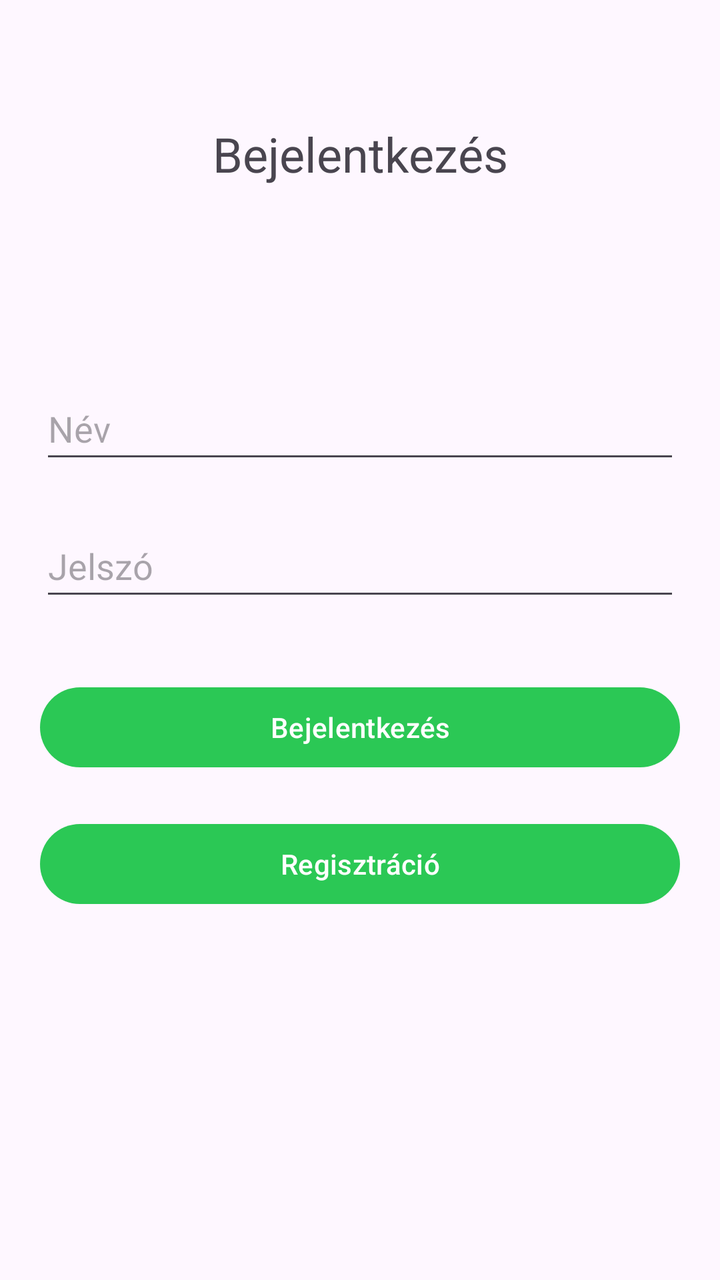
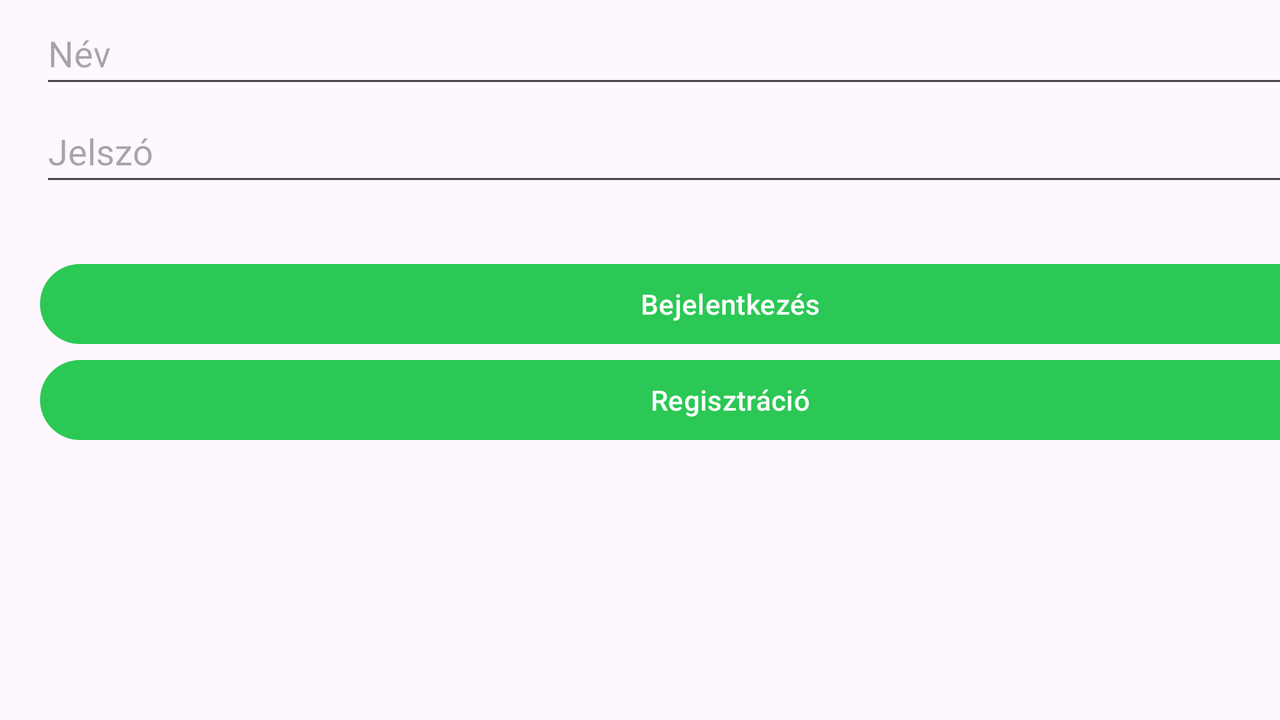

First picture: res/layout/ on a phone held upright. Second picture: the repository's own variant of that layout, on a device whose configuration matches the variant's folder. Source for both follows.
<!-- AndroidManifest.xml: application theme Theme.HF -->
<!-- res/layout/activity_main.xml -->
<?xml version="1.0" encoding="utf-8"?>
<androidx.constraintlayout.widget.ConstraintLayout xmlns:android="http://schemas.android.com/apk/res/android"
    xmlns:app="http://schemas.android.com/apk/res-auto"
    xmlns:tools="http://schemas.android.com/tools"
    android:layout_width="match_parent"
    android:layout_height="match_parent">

    <TextView
        android:id="@+id/registrationTextView"
        android:layout_width="match_parent"
        android:layout_height="wrap_content"
        android:text="@string/Bej"
        android:textAlignment="center"
        android:textSize="24sp"
        app:layout_constraintBottom_toBottomOf="parent"
        app:layout_constraintTop_toTopOf="parent"
        app:layout_constraintVertical_bias="0.100"
        tools:layout_editor_absoluteX="27dp" />

    <EditText
        android:id="@+id/editTextUsername"
        android:layout_width="match_parent"
        android:layout_height="48dp"
        android:layout_marginTop="16dp"
        android:autofillHints=""
        android:ems="10"
        android:layout_marginStart="20dp"
        android:layout_marginEnd="20dp"
        android:hint="@string/Name"
        android:inputType="text"
        app:layout_constraintBottom_toBottomOf="parent"
        app:layout_constraintTop_toTopOf="parent"
        app:layout_constraintVertical_bias="0.300"
        tools:layout_editor_absoluteX="16dp" />

    <EditText
        android:id="@+id/editTextPassword"
        android:layout_width="match_parent"
        android:layout_height="48dp"
        android:layout_marginBottom="150dp"
        android:autofillHints=""
        android:ems="10"
        android:layout_marginStart="20dp"
        android:layout_marginEnd="20dp"
        android:hint="@string/Pw"
        android:inputType="textPassword"
        app:layout_constraintBottom_toBottomOf="parent"
        app:layout_constraintTop_toBottomOf="@+id/editTextUsername"
        app:layout_constraintVertical_bias="0.100"
        tools:layout_editor_absoluteX="16dp" />

    <Button
        android:id="@+id/loginButton"
        android:layout_width="0dp"
        android:layout_height="48dp"
        android:text="@string/Login"
        android:onClick="Login"
        app:backgroundTint="#2BC855"
        android:layout_marginStart="20dp"
        android:layout_marginEnd="20dp"
        app:layout_constraintBottom_toBottomOf="parent"
        app:layout_constraintEnd_toEndOf="parent"
        app:layout_constraintHorizontal_bias="0.0"
        app:layout_constraintStart_toStartOf="parent"
        app:layout_constraintTop_toBottomOf="@+id/editTextPassword"
        app:layout_constraintVertical_bias="0.120" />

    <Button
        android:id="@+id/registerButton"
        android:layout_width="0dp"
        android:layout_height="48dp"
        android:layout_marginStart="20dp"
        android:layout_marginEnd="20dp"
        app:backgroundTint="#2BC855"
        android:text="@string/Registration"
        android:onClick="Register"
        app:layout_constraintBottom_toBottomOf="parent"
        app:layout_constraintEnd_toEndOf="parent"
        app:layout_constraintHorizontal_bias="0.0"
        app:layout_constraintStart_toStartOf="parent"
        app:layout_constraintTop_toBottomOf="@+id/loginButton"
        app:layout_constraintVertical_bias="0.100" />
</androidx.constraintlayout.widget.ConstraintLayout>
<!-- resources referenced by this layout -->
<resources>
  <string name="Bej">Bejelentkezés</string>
  <string name="Login">Bejelentkezés</string>
  <string name="Name">Név</string>
  <string name="Pw">Jelszó</string>
  <string name="Registration">Regisztráció</string>
  <!-- from res/values-v23/ -->
  <style name="Theme.HF" parent="Base.Theme.HF">
      
      <item name="android:navigationBarColor">@android:color/transparent</item>
      <item name="android:statusBarColor">@android:color/transparent</item>
      <item name="android:windowLightStatusBar">?attr/isLightTheme</item>
    </style>
  <style name="Base.Theme.HF" parent="Theme.Material3.DayNight.NoActionBar">
          
          
      </style>
</resources>
<!-- res/layout-land/activity_main.xml (the repository's variant of the layout above) -->
<!-- drawn on the phone turned sideways -->
<?xml version="1.0" encoding="utf-8"?>
<LinearLayout android:layout_height="410dp"
    xmlns:android="http://schemas.android.com/apk/res/android"
    xmlns:app="http://schemas.android.com/apk/res-auto"
    android:orientation="vertical"
    android:layout_width="730dp">

    <EditText
        android:id="@+id/editTextUsername"
        android:layout_width="match_parent"
        android:layout_height="48dp"
        android:layout_marginTop="50dp"
        android:autofillHints=""
        android:layout_marginStart="20dp"
        android:layout_marginEnd="20dp"
        android:ems="10"
        android:hint="@string/Name"
        android:layout_marginVertical="1dp"
        android:inputType="text" />

    <EditText
        android:id="@+id/editTextPassword"
        android:layout_width="match_parent"
        android:layout_height="48dp"
        android:layout_marginStart="20dp"
        android:layout_marginEnd="20dp"
        android:layout_marginBottom="30dp"
        android:autofillHints=""
        android:ems="10"
        android:hint="@string/Pw"
        android:inputType="textPassword"/>

    <Button
        android:id="@+id/loginButton"
        android:layout_width="match_parent"
        android:layout_marginStart="20dp"
        app:backgroundTint="#2BC855"
        android:layout_marginEnd="20dp"
        android:layout_height="wrap_content"
        android:text="@string/Login"
        android:onClick="Login"/>

    <Button
        android:id="@+id/registerButton"
        android:layout_width="match_parent"
        android:layout_marginStart="20dp"
        app:backgroundTint="#2BC855"
        android:layout_marginEnd="20dp"
        android:layout_height="wrap_content"
        android:text="@string/Registration"
        android:onClick="Register"/>
</LinearLayout>
<!-- resources referenced by the variant -->
<!-- as the phone turned sideways resolves them -->
<resources>
  <string name="Login">Bejelentkezés</string>
  <string name="Name">Név</string>
  <string name="Pw">Jelszó</string>
  <string name="Registration">Regisztráció</string>
  <!-- from res/values-v23/ -->
  <style name="Theme.HF" parent="Base.Theme.HF">
      
      <item name="android:navigationBarColor">@android:color/transparent</item>
      <item name="android:statusBarColor">@android:color/transparent</item>
      <item name="android:windowLightStatusBar">?attr/isLightTheme</item>
    </style>
  <style name="Base.Theme.HF" parent="Theme.Material3.DayNight.NoActionBar">
          
          
      </style>
</resources>
